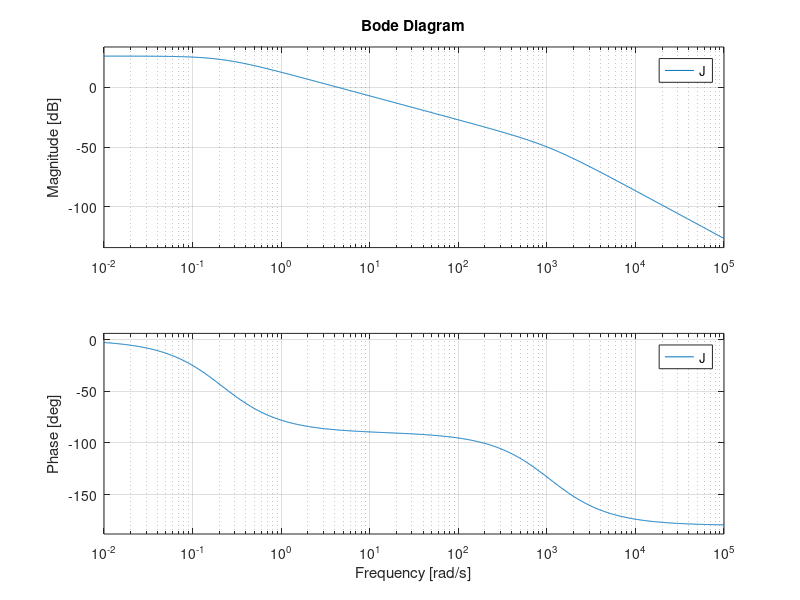

This chart was generated by the following MATLAB code:
H = tf([0.0229],[0.000004686 0.005041561 0.00112791]);

G = tf([0.0229],[0.0000047784 0.005140961 0.00112791]);

J = tf([0.0229],[0.0000048576 0.005226161 0.00112791]);

subplot(2,2,1); bode(H);
subplot(2,2,2); bode(G);
subplot(2,2,3); bode(J);
